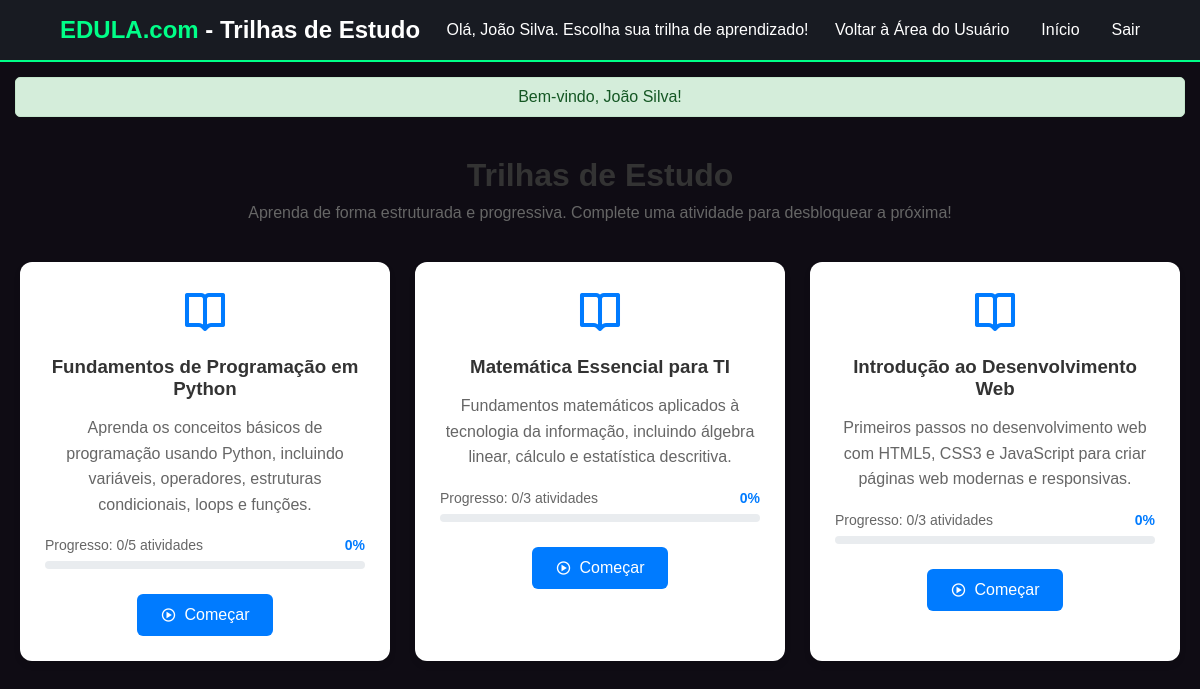
The app's page /study_tracks.php (signed in) with its own data.
### tables this page shows
CREATE TABLE IF NOT EXISTS study_tracks (
    id INT AUTO_INCREMENT PRIMARY KEY,
    name VARCHAR(255) NOT NULL,
    description TEXT,
    created_at TIMESTAMP DEFAULT CURRENT_TIMESTAMP,
    updated_at TIMESTAMP DEFAULT CURRENT_TIMESTAMP ON UPDATE CURRENT_TIMESTAMP
);

### includes/session.php (called while the page is built, shortened)
<?php
function getFlashMessage() {
    if (isset($_SESSION['flash_message'])) {
        $message = $_SESSION['flash_message'];
        $type = $_SESSION['flash_type'] ?? 'info';
        return ['message' => $message, 'type' => $type];
    }
    return null;
}
?>

### study_tracks.php (the view, shortened to what this page needs)
<?php
require_once 'includes/session.php';
$database = new Database();
$pdo = $database->getConnection();
$flash = getFlashMessage();
$nome = $_SESSION['nome'];
$user_id = $_SESSION['user_id'];
try {
    $stmt = $pdo->prepare("
        SELECT st.id, st.name, st.description,
               COUNT(ta.id) as total_activities,
               COUNT(CASE WHEN up.status = 'completed' THEN 1 END) as completed_activities
        FROM study_tracks st
        LEFT JOIN track_activities ta ON st.id = ta.track_id
        LEFT JOIN user_progress up ON ta.id = up.activity_id AND up.user_id = ?
        GROUP BY st.id, st.name, st.description
        ORDER BY st.id
    ");
    $stmt->execute([$user_id]);
    $tracks = $stmt->fetchAll(PDO::FETCH_ASSOC);
} catch (Exception $e) {
    $tracks = [];
    setFlashMessage('Erro ao carregar trilhas de estudo.', 'danger');
}
?>
<!DOCTYPE html>
<html lang="pt-br">
<head>
    <link href='https://unpkg.com/boxicons@2.1.4/css/boxicons.min.css' rel='stylesheet'>
    <link rel="stylesheet" href="static/css/cod.aluno.css">
</head>
<body>
    <div class="navbar">
        <h2><span>EDULA.com</span> - Trilhas de Estudo</h2>
        <p>Olá, <?php echo htmlspecialchars($nome); ?>. Escolha sua trilha de aprendizado!</p>
        <ul>
            <li><a href="area_user.php">Voltar à Área do Usuário</a></li>
            <li><a href="INICIO.php">Início</a></li>
            <li><a href="logout.php">Sair</a></li>
        </ul>
    </div>
    <?php if ($flash): ?>
        <div class="flash-message flash-<?php echo $flash['type']; ?>">
            <?php echo htmlspecialchars($flash['message']); ?>
        </div>
    <?php endif; ?>
    <div class="tracks-container">
        <div class="tracks-header">
            <h1>Trilhas de Estudo</h1>
            <p>Aprenda de forma estruturada e progressiva. Complete uma atividade para desbloquear a próxima!</p>
        </div>
        <div class="tracks-grid">
            <?php if (empty($tracks)): ?>
                <div class="no-tracks">
                    <i class='bx bx-map'></i>
                    <p>Ainda não há trilhas de estudo disponíveis.</p>
                </div>
            <?php else: ?>
                <?php foreach ($tracks as $track): ?>
                    <?php
                        $progress_percentage = $track['total_activities'] > 0
                            ? round(($track['completed_activities'] / $track['total_activities']) * 100)
                            : 0;
                    ?>
                    <div class="track-card">
                        <div class="track-icon">
                            <i class='bx bx-book-open'></i>
                        </div>
                        <div class="track-content">
                            <h3><?php echo htmlspecialchars($track['name']); ?></h3>
                            <p><?php echo htmlspecialchars($track['description']); ?></p>
                            <div class="track-progress">
                                <div class="progress-info">
                                    <span>Progresso: <?php echo $track['completed_activities']; ?>/<?php echo $track['total_activities']; ?> atividades</span>
                                    <span class="percentage"><?php echo $progress_percentage; ?>%</span>
                                </div>
                                <div class="progress-bar">
                                </div>
                            </div>
                            <div class="track-actions">
                                <a href="track_activities.php?track_id=<?php echo $track['id']; ?>" class="btn-start">
                                    <?php if ($track['completed_activities'] > 0): ?>
                                        <i class='bx bx-play-circle'></i> Continuar
                                    <?php else: ?>
                                        <i class='bx bx-play-circle'></i> Começar
                                    <?php endif; ?>
                                </a>
                            </div>
                        </div>
                    </div>
                <?php endforeach; ?>
            <?php endif; ?>
        </div>
    </div>
</body>
</html>

### static/css/cod.aluno.css (style rules this page uses)
* { margin: 0; padding: 0; box-sizing: border-box; font-family: 'Poppins', sans-serif; }
body { background-color: #0f0c14; color: #fff; }
.navbar { display: flex; justify-content: space-between; align-items: center; background: #181b22; padding: 1rem 5%; border-bottom: 2px solid #00ff88; position: sticky; top: 0; z-index: 100; }
.navbar h2 span { font-weight: bold; color: #00ff88; }
.navbar ul { list-style: none; display: flex; gap: 2rem; }
.navbar ul li a { text-decoration: none; color: white; font-weight: 500; transition: 0.3s; }

### study_tracks.php (style rules this page uses)
.flash-message { margin: 15px; padding: 10px; border-radius: 5px; text-align: center; }
.flash-success { background-color: #d4edda; color: #155724; border: 1px solid #c3e6cb; }
.tracks-container { max-width: 1200px; margin: 20px auto; padding: 20px; }
.tracks-header { text-align: center; margin-bottom: 40px; }
.tracks-header h1 { color: #333; margin-bottom: 10px; }
.tracks-header p { color: #666; font-size: 16px; }
.tracks-grid { display: grid; grid-template-columns: repeat(auto-fit, minmax(350px, 1fr)); gap: 25px; }
.track-card { background: white; border-radius: 12px; padding: 25px; box-shadow: 0 4px 6px rgba(0, 0, 0, 0.1); transition: transform 0.2s, box-shadow 0.2s; position: relative; overflow: hidden; }
.track-icon { text-align: center; margin-bottom: 20px; }
.track-icon i { font-size: 48px; color: #007bff; }
.track-content h3 { color: #333; margin-bottom: 15px; text-align: center; }
.track-content p { color: #666; line-height: 1.6; margin-bottom: 20px; text-align: center; }
.track-progress { margin-bottom: 25px; }
.progress-info { display: flex; justify-content: space-between; align-items: center; margin-bottom: 8px; font-size: 14px; color: #666; }
.percentage { font-weight: bold; color: #007bff; }
.progress-bar { height: 8px; background: #e9ecef; border-radius: 4px; overflow: hidden; }
.track-actions { text-align: center; }
.btn-start { display: inline-flex; align-items: center; gap: 8px; background: #007bff; color: white; padding: 12px 24px; border-radius: 6px; text-decoration: none; font-weight: 500; transition: background 0.2s; }

### records on screen
study_tracks: name "Fundamentos de Programação em Python", description "Aprenda os conceitos básicos de programação usando Python, incluindo variáveis, operadores, estruturas condicionais, loops e funções.", completed_activities "0", total_activities "5", progress_percentage "0"
study_tracks: name "Matemática Essencial para TI", description "Fundamentos matemáticos aplicados à tecnologia da informação, incluindo álgebra linear, cálculo e estatística descritiva.", completed_activities "0", total_activities "3", progress_percentage "0"
study_tracks: name "Introdução ao Desenvolvimento Web", description "Primeiros passos no desenvolvimento web com HTML5, CSS3 e JavaScript para criar páginas web modernas e responsivas.", completed_activities "0", total_activities "3", progress_percentage "0"

### other values on screen
$nome "João Silva"
$flash['message'] "Bem-vindo, João Silva!"
